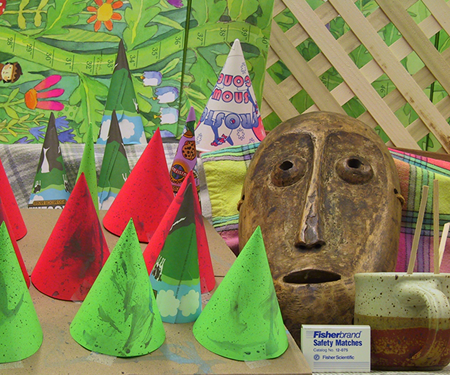
#> input picture data/im2.png, 450 x 375 px
$ python Final.py
#> lines starting #> are read from the running program, lines starting #| are printed output that depends on the picture; after the words box and inside, x2 and y2 are one past the last pixel; in counts of white or black regions, pixels touching at a corner belong together; long printed decimals are rounded
import cv2
import numpy as np
import matplotlib.pyplot as plt
import open3d as o3d
from mpl_toolkits.mplot3d import Axes3D

# --- Configuration ---
image_path_1 = 'data/im2.png'
image_path_2 = 'data/im6.png'
sift_matches_output_path = 'sift_matches_all.png' # All matches
sift_selected_matches_output_path = 'sift_selected_matches_numbered.png' # NEW: Selected & numbered matches
reconstructed_scene_output_path = 'reconstructed_scene.ply'
reconstructed_scene_render_output_path = 'reconstructed_scene_render_numbered.png' # NEW: Numbered 3D render
image1_numbered_output_path = 'image1_selected_points_numbered.png' # NEW: Image 1 with numbered points
image2_numbered_output_path = 'image2_selected_points_numbered.png' # NEW: Image 2 with numbered points

# --- 1. Load Images ---
try:
    img1_color = cv2.imread(image_path_1)
#> img1_color is the input picture: shape (375, 450, 3); mean B, G, R 82.3, 130.2, 132.6
    img2_color = cv2.imread(image_path_2)
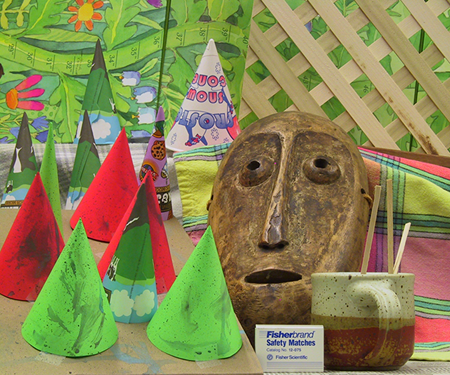
#> input picture data/im6.png, 450 x 375 px
#> img2_color is the input picture: shape (375, 450, 3); mean B, G, R 83.6, 133.3, 137.4
    img1_gray = cv2.imread(image_path_1, cv2.IMREAD_GRAYSCALE)
#> img1_gray: shape (375, 450); min 0, max 235, mean 125
    img2_gray = cv2.imread(image_path_2, cv2.IMREAD_GRAYSCALE)
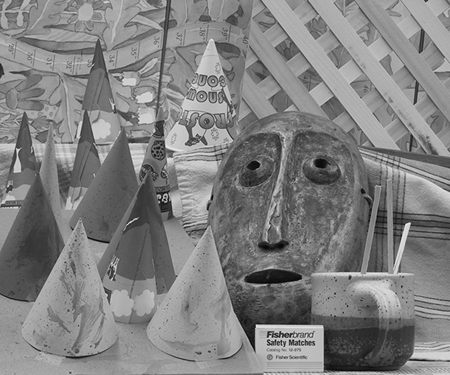
#> img2_gray: shape (375, 450); min 0, max 243, mean 128.4

    if img1_color is None or img2_color is None or img1_gray is None or img2_gray is None:
        raise FileNotFoundError("Could not load images. Check paths.")
except FileNotFoundError as e:
    print(f"Error: {e}")
    exit()

print("Images loaded successfully.")

# --- 2. SIFT Feature Detection and Matching ---
sift = cv2.SIFT_create()
kp1, des1 = sift.detectAndCompute(img1_gray, None)
#> kp1 = 1242 keypoints; strongest (x, y, size): (45, 150, 2.3), (396, 277, 2.3), (243, 198, 2.6), (236, 250, 6.6)
kp2, des2 = sift.detectAndCompute(img2_gray, None)
#> kp2 = 1199 keypoints; strongest (x, y, size): (407, 226, 4.3), (212, 198, 2), (18, 150, 2.1), (350, 277, 2.2)

bf = cv2.BFMatcher()
matches = bf.knnMatch(des1, des2, k=2)
#> matches = 1242 matches

good_matches = []
for m, n in matches:
    if m.distance < 0.75 * n.distance:
        good_matches.append(m)
#> after the loop, good_matches = 558 matches

print(f"Found {len(good_matches)} good matches after ratio test.")
#| Found 558 good matches after ratio test.

# Save ALL SIFT Matches Image
if len(good_matches) > 0:
    img_matches_all = cv2.drawMatches(img1_color, kp1, img2_color, kp2, good_matches, None,
                                      flags=cv2.DrawMatchesFlags_NOT_DRAW_SINGLE_POINTS)
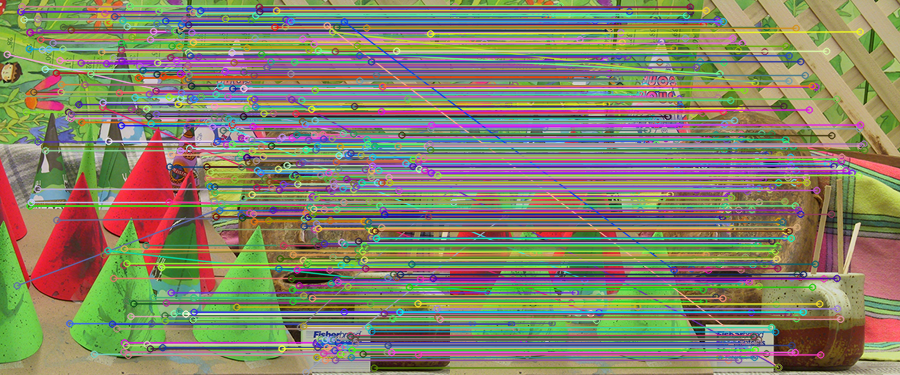
#> img_matches_all: shape (375, 900, 3); mean B, G, R 105.4, 131.3, 134.1
    cv2.imwrite(sift_matches_output_path, img_matches_all)
    print(f"All SIFT matches visualization saved to {sift_matches_output_path}")

# --- 3. Extract ALL Correspondence Points for Fundamental Matrix Estimation ---
pts1_all = np.float32([kp1[m.queryIdx].pt for m in good_matches]).reshape(-1, 2)
#> pts1_all = 558 pairs, first value 6.78 to 439.7, second value 5.78 to 371.9
pts2_all = np.float32([kp2[m.trainIdx].pt for m in good_matches]).reshape(-1, 2)
#> pts2_all = 558 pairs, first value 2.74 to 414.2, second value 5.62 to 366.9

# --- 4. Fundamental Matrix Estimation (Using OpenCV's RANSAC for Robustness) ---
# It's better to use RANSAC to find F, as it's robust to outliers.
# This also gives us a mask to identify inlier matches.
if len(pts1_all) >= 8:
    F, fundamental_mask = cv2.findFundamentalMat(pts1_all, pts2_all, cv2.FM_RANSAC, 1.0, 0.99) # Threshold 1.0, confidence 0.99
#> F = [[-1.33e-06, -0.000409, -0.0162], [0.000431, -2.53e-05, 2.51], [0.00912, -2.52, 1]]; fundamental_mask = 558 values, max 1 at index 2, min 0 at index 0, mean 0.939
    print("\nFundamental Matrix (OpenCV RANSAC):\n", F)
#| Fundamental Matrix (OpenCV RANSAC):
#|  [[-1.32913846e-06 -4.08948058e-04 -1.62068755e-02]
#|  [ 4.31007951e-04 -2.53228680e-05  2.51281300e+00]
#|  [ 9.12415791e-03 -2.52468510e+00  1.00000000e+00]]

    # --- Select a SMALL number of HIGH-QUALITY correspondence points ---
    # Filter points based on the fundamental_mask (RANSAC inliers)
    inlier_matches = []
    if fundamental_mask is not None:
        for i, m in enumerate(good_matches):
            if fundamental_mask[i] == 1:
                inlier_matches.append(m)
#> after the loop, inlier_matches = 524 matches
        print(f"Found {len(inlier_matches)} inlier matches after Fundamental Matrix RANSAC.")
#| Found 524 inlier matches after Fundamental Matrix RANSAC.

        # Now, select a small, fixed number of these high-quality inliers
        # You can adjust 'num_selected_points' based on your preference
        num_selected_points = min(50, len(inlier_matches)) # Max 50 points, or fewer if not enough inliers
#> num_selected_points = 50

        # Shuffle and select to get a diverse set, or pick deterministically
        np.random.seed(42) # For reproducibility
        selected_indices = np.random.choice(len(inlier_matches), num_selected_points, replace=False)
#> selected_indices = 50 values, max 523 at index 6, min 2 at index 16, mean 256
        selected_matches = [inlier_matches[i] for i in selected_indices]
#> selected_matches = 50 matches

        pts1_selected = np.float32([kp1[m.queryIdx].pt for m in selected_matches]).reshape(-1, 2)
#> pts1_selected = 50 pairs, first value 21.47 to 439.7, second value 5.78 to 353.6
        pts2_selected = np.float32([kp2[m.trainIdx].pt for m in selected_matches]).reshape(-1, 2)
#> pts2_selected = 50 pairs, first value 2.74 to 408.4, second value 5.62 to 353.4

        print(f"Selected {len(pts1_selected)} high-quality correspondence points for 3D reconstruction.")
#| Selected 50 high-quality correspondence points for 3D reconstruction.
    else:
        print("RANSAC mask is None. Cannot select high-quality points.")
        pts1_selected = np.array([])
        pts2_selected = np.array([])
        F = None # If RANSAC failed, F might be unreliable
else:
    print("Not enough good matches to compute Fundamental Matrix or select points.")
    pts1_selected = np.array([])
    pts2_selected = np.array([])
    F = None

# Ensure we have selected points for the next steps
if len(pts1_selected) == 0 or F is None:
    print("Exiting: No selected points or Fundamental Matrix is unavailable.")
    exit()

# --- 5. Visualize Selected SIFT Matches with Numbers ---
img_matches_selected = cv2.drawMatches(img1_color, kp1, img2_color, kp2, selected_matches, None,
                                       flags=cv2.DrawMatchesFlags_NOT_DRAW_SINGLE_POINTS)
# Add numbers to the selected points on the match visualization
for i, m in enumerate(selected_matches):
    p1 = kp1[m.queryIdx].pt
    p2 = kp2[m.trainIdx].pt

    # Draw number on image 1 side
    cv2.putText(img_matches_selected, str(i), (int(p1[0]), int(p1[1])),
                cv2.FONT_HERSHEY_SIMPLEX, 0.5, (0, 0, 255), 2) # Red for Image 1 points
    # Draw number on image 2 side (remember to offset x by image width)
    cv2.putText(img_matches_selected, str(i), (int(p2[0] + img1_color.shape[1]), int(p2[1])),
                cv2.FONT_HERSHEY_SIMPLEX, 0.5, (255, 0, 0), 2) # Blue for Image 2 points
#> this loop made 50 passes
#> (p1, p2) on passes 1 to 12: ((302.3, 38.5), (282.3, 37.93)), ((364.1, 245.4), (327.1, 245.4)), ((23.54, 19.34), (6.01, 19.18)), ((214.6, 143.2), (188.7, 143.1)), ((129.5, 5.78), (109.8, 5.62)), ((344.6, 346.6), (297.8, 346.5)), ((439.7, 318.9), (390.2, 318.8)), ((388.6, 176.9), (355.9, 176.8)), ((168.7, 96.52), (146.8, 96.41)), ((181.1, 34.98), (159.9, 34.96)), ((29.54, 205.6), (2.74, 205.4)), ((418.8, 168.7), (389.7, 168.6))
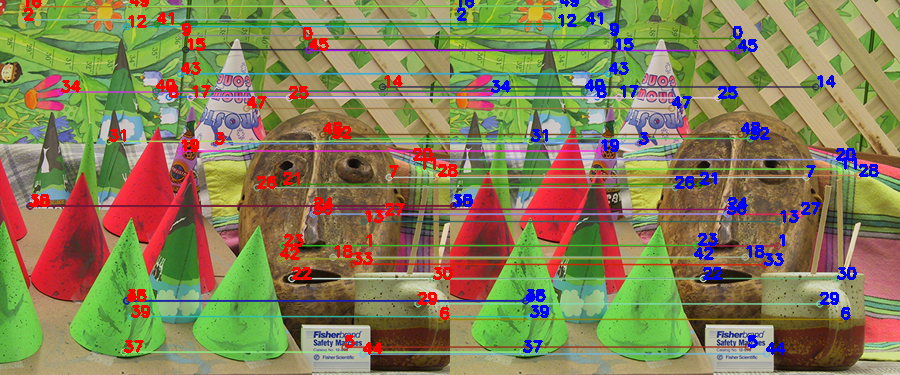
#> img_matches_selected: shape (375, 900, 3); mean B, G, R 87.6, 127.5, 133.9

cv2.imwrite(sift_selected_matches_output_path, img_matches_selected)
print(f"Selected SIFT matches with numbers saved to {sift_selected_matches_output_path}")

plt.figure(figsize=(15, 7))
plt.imshow(cv2.cvtColor(img_matches_selected, cv2.COLOR_BGR2RGB))
plt.title(f"Selected SIFT Matches ({len(selected_matches)} points)")
plt.show()

# --- NEW: Save Image 1 and Image 2 with Numbered Points ---
img1_numbered = img1_color.copy()
img2_numbered = img2_color.copy()

for i in range(len(pts1_selected)):
    p1 = pts1_selected[i]
    p2 = pts2_selected[i]

    # Draw circle and text on img1
    cv2.circle(img1_numbered, (int(p1[0]), int(p1[1])), 5, (0, 0, 255), -1) # Red circle
    cv2.putText(img1_numbered, str(i), (int(p1[0]) + 7, int(p1[1]) - 7),
                cv2.FONT_HERSHEY_SIMPLEX, 0.7, (0, 0, 255), 2)

    # Draw circle and text on img2
    cv2.circle(img2_numbered, (int(p2[0]), int(p2[1])), 5, (255, 0, 0), -1) # Blue circle
    cv2.putText(img2_numbered, str(i), (int(p2[0]) + 7, int(p2[1]) - 7),
                cv2.FONT_HERSHEY_SIMPLEX, 0.7, (255, 0, 0), 2)
#> this loop made 50 passes
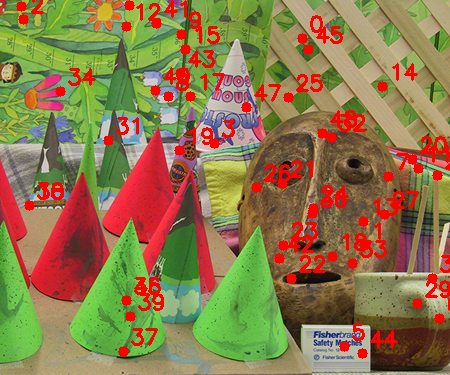
#> img1_numbered: shape (375, 450, 3); 6.8% of pixels changed, all inside (x1, y1, x2, y2) = (16, 0, 450, 359)
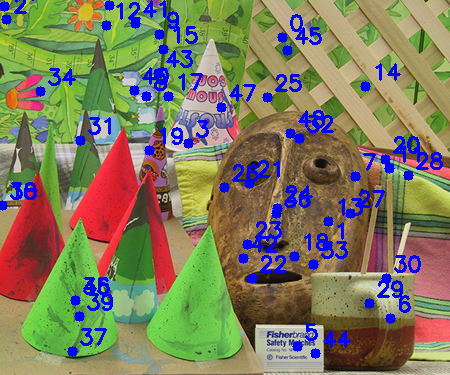
#> img2_numbered: shape (375, 450, 3); 7.09% of pixels changed, all inside (x1, y1, x2, y2) = (0, 0, 443, 359)

cv2.imwrite(image1_numbered_output_path, img1_numbered)
cv2.imwrite(image2_numbered_output_path, img2_numbered)
print(f"Image 1 with numbered points saved to {image1_numbered_output_path}")
print(f"Image 2 with numbered points saved to {image2_numbered_output_path}")

# --- 6. Camera Intrinsics (Adjust if necessary) ---
# Assuming generic intrinsics based on image size.
focal_length = 700
cx1, cy1 = img1_gray.shape[1] / 2, img1_gray.shape[0] / 2
#> cx1 = 225; cy1 = 187.5
cx2, cy2 = img2_gray.shape[1] / 2, img2_gray.shape[0] / 2
#> cx2 = 225; cy2 = 187.5

K1 = np.array([[focal_length, 0, cx1], [0, focal_length, cy1], [0, 0, 1]])
K2 = np.array([[focal_length, 0, cx2], [0, focal_length, cy2], [0, 0, 1]])

print("\nAssumed Camera Intrinsic Matrix K1:\n", K1)
#| Assumed Camera Intrinsic Matrix K1:
#|  [[700.    0.  225. ]
#|  [  0.  700.  187.5]
#|  [  0.    0.    1. ]]
print("Assumed Camera Intrinsic Matrix K2:\n", K2)
#| Assumed Camera Intrinsic Matrix K2:
#|  [[700.    0.  225. ]
#|  [  0.  700.  187.5]
#|  [  0.    0.    1. ]]

# --- 7. Recover Pose (R, t) from Essential Matrix (derived from F and K) ---
# Ensure F is not None before proceeding
E, _ = cv2.findEssentialMat(pts1_selected, pts2_selected, K1, method=cv2.RANSAC, prob=0.999, threshold=1.0)
#> E = [[0.000317, -0.0792, 0.0277], [0.0739, 0.000911, -0.703], [-0.0288, 0.702, 0.00101]]
points, R, t, mask_pose = cv2.recoverPose(E, pts1_selected, pts2_selected, K1)
#> points = 46; R = [[1, 0.00141, -0.00742], [-0.0014, 1, 0.00115], [0.00742, -0.00114, 1]]; t = [-0.993, -0.0393, -0.112]; mask_pose = 50 values, max 255 at index 0, min 0 at index 2, mean 234.6

print("\nRecovered Rotation Matrix R:\n", R)
#| Recovered Rotation Matrix R:
#|  [[ 1  0.001413 -0.007423]
#|  [-0.001405  1  0.001149]
#|  [ 0.007425 -0.001139  1]]
print("Recovered Translation Vector t:\n", t.T)
#| Recovered Translation Vector t:
#|  [[-0.9929 -0.03927  -0.1119]]

# --- 8. Define Camera Projection Matrices ---
P1 = K1 @ np.hstack((np.eye(3), np.zeros((3, 1))))
P2 = K2 @ np.hstack((R, t))
#> P2 = [[701.7, 0.733, 219.8, -720.2], [0.409, 699.8, 188.3, -48.48], [0.00742, -0.00114, 1, -0.112]]

# --- 9. Triangulate 3D Points for the SELECTED points ---
pts1_triang = pts1_selected.T
pts2_triang = pts2_selected.T

X_homogeneous = cv2.triangulatePoints(P1, P2, pts1_triang, pts2_triang)
X_3D_raw = (X_homogeneous[:3] / X_homogeneous[3]).T
#> X_3D_raw = 50 rows, first 8: [5.21, -10.06, 47.17], [4.29, 1.79, 21.59], [-17.71, -14.79, 61.55], [-0.505, -2.14, 33.88], [-6.79, -12.93, 49.81], [2.81, 3.74, 16.46], [4.7, 2.88, 15.31], [5.85, -0.371, 25.02]

# Filter out points behind cameras or at infinity
z_threshold = 0.1 # Minimum Z depth
# Also filter for points whose Z is not excessively large (bad triangulations can happen)
max_z = 100 # Adjust this based on expected scene scale
valid_indices = (X_3D_raw[:, 2] > z_threshold) & (X_3D_raw[:, 2] < max_z)
X_3D_filtered = X_3D_raw[valid_indices]
#> X_3D_filtered has the same summary as X_3D_raw
selected_point_numbers = np.arange(len(pts1_selected))[valid_indices] # Keep track of original point numbers
#> selected_point_numbers = 50 values from 0 to 49

print(f"Reconstructed {len(X_3D_filtered)} 3D points from selected high-quality matches.")
#| Reconstructed 50 3D points from selected high-quality matches.

# --- 10. Plotting and Saving the 3D Scene with Numbered Points ---
if len(X_3D_filtered) > 0:
    # --- Matplotlib Plot with Numbers ---
    fig = plt.figure(figsize=(12, 10))
    ax = fig.add_subplot(111, projection='3d')

    ax.scatter(X_3D_filtered[:, 0], X_3D_filtered[:, 1], X_3D_filtered[:, 2], s=50, c='red', marker='o')

    # Add numbers to the 3D points
    for i, (point, num) in enumerate(zip(X_3D_filtered, selected_point_numbers)):
        ax.text(point[0], point[1], point[2], str(num), color='black', fontsize=10, weight='bold')
#> this loop made 50 passes
#> point on passes 1 to 12: [5.21, -10.06, 47.17], [4.29, 1.79, 21.59], [-17.71, -14.79, 61.55], [-0.505, -2.14, 33.88], [-6.79, -12.93, 49.81], [2.81, 3.74, 16.46], [4.7, 2.88, 15.31], [5.85, -0.371, 25.02], [-3.4, -5.51, 42.35], [-2.79, -9.7, 44.55], [-9.49, 0.865, 34], [7.97, -0.767, 28.79]

    ax.set_xlabel('X (m)')
    ax.set_ylabel('Y (m)')
    ax.set_zlabel('Z (m)')
    ax.set_title('3D Reconstructed Point Cloud (Numbered)')
    ax.set_aspect('equal', adjustable='box')
    plt.grid(True)
    plt.show()
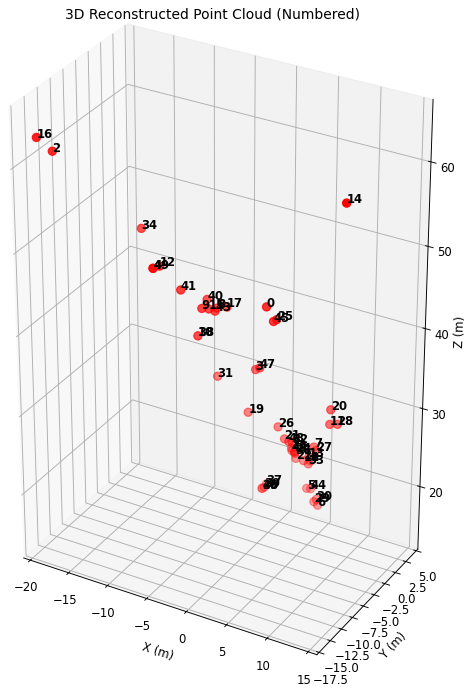
#> figure drawn by matplotlib, 1 panel

    # --- Save to PLY File (using Open3D) ---
    pcd = o3d.geometry.PointCloud()
    pcd.points = o3d.utility.Vector3dVector(X_3D_filtered)
    o3d.io.write_point_cloud(reconstructed_scene_output_path, pcd)
    print(f"3D point cloud saved to {reconstructed_scene_output_path}")

    # --- Save Reconstructed Scene Image (Render using Open3D with Numbers) ---
    # Open3D doesn't natively support rendering text labels on 3D points in the visualizer
    # in a way that's easily captured off-screen.
    # So, we'll save the Matplotlib plot as the "rendered scene image with numbers".
    # For a higher quality render, you might export the PLY and use a dedicated 3D software (Blender, MeshLab).
    fig.savefig(reconstructed_scene_render_output_path, dpi=300)
    print(f"Numbered 3D scene render saved to {reconstructed_scene_render_output_path} (from Matplotlib).")

else:
    print("\nNo valid 3D points to plot, save to PLY file, or render a scene image.")
